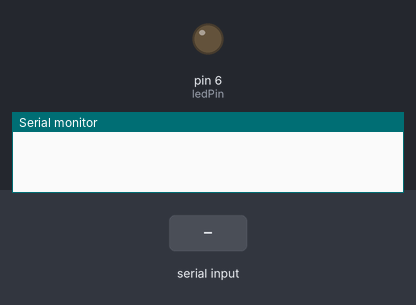
This sketch was run on a simulated Arduino Uno, built with avr-gcc and run on an emulated ATmega328P. Parts: output pins drawn as LEDs (lit = HIGH), the last lines printed to the serial monitor. The test bench sets the inputs (shaded band).

Above: at 1.2 s.
1.3 s: "1\n" received over Serial
At 2.3 s:
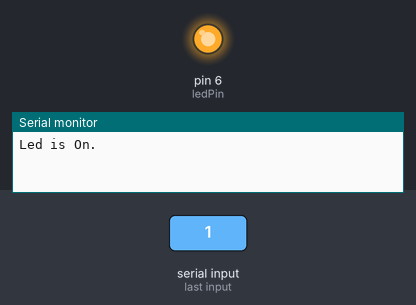
Timing chart, 0 to 4.3 s (numbered marks = the images above; inputs shaded):
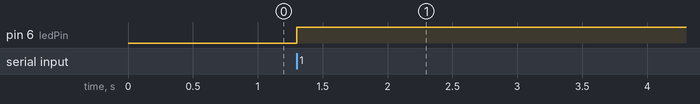

The sketch:

serialLed.ino
```cpp
/*
This example controls the LED from the serial port.  Type 1 to turn on, 0 to turn off from the
Arduino ISE Serial Monitor.  Make sure it says 'No Line Ending' in the Serial Monitor.
Hook up LED to pin 6.
*/

const int ledPin = 6;

void serialFlush()
{
  while (Serial.available() > 0)
  {
    char t = Serial.read();
  }
   delay(2000);
}

void setup()
{
  // create serial object
  Serial.begin(9600);
  pinMode (ledPin, OUTPUT);
}

void loop()
{
  // have the arduino wait to receive input
  while (Serial.available() == 0);

  // read the input and convert to int
  int val = (Serial.read() - '0');

  if (val == 1)
  {
    Serial.println("Led is On.");
    digitalWrite(ledPin, HIGH);
  }
  else if (val == 0)
  {
    Serial.println("Led is off.");
    digitalWrite(ledPin, LOW);
  }
  else
  {
    Serial.println("Invalid");
  }

  serialFlush();
}
```

Measured:
- after the input at 1.3 s, pin 6 (ledPin): LOW → HIGH at once
